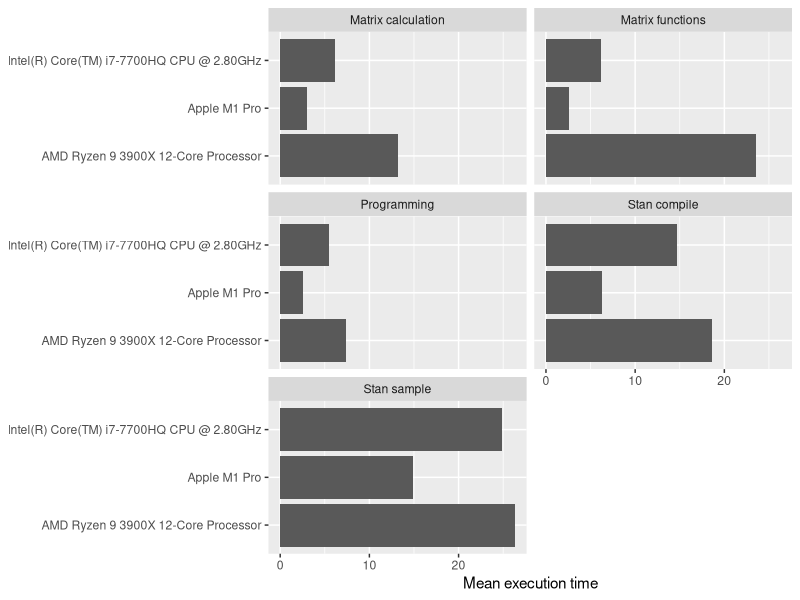

Write the R code that produced this figure.
## ---- chunk 1
library(tidyverse)
knitr::opts_chunk$set(fig.retina = 2)
d <- read_csv("results.csv")
## ---- chunk 2
d %>% 
  ggplot(aes(mean, cpu)) +
  scale_x_continuous("Mean execution time") +
  geom_col() +
  facet_wrap("expr", nrow = 3) +
  theme(axis.title.y = element_blank())
